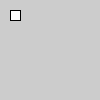
Frame 1 (no input)
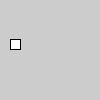
Frame 60 (the mouse pressed at the canvas centre just before this capture)
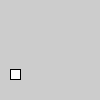
Frame 120 (the mouse held since frame 60 and released just before this capture)

The Processing sketch that drew these frames (run headless with seeded random() and noise(); from frame 60 on, the mouse is pressed at the canvas centre):

// Processing sketch: mgermain_PP2_1
// ── mgermain_PP2_1.pde
//1. Declare variables
float y = 0.0;
float x = 0.0;

//2. Set display size
void setup() {
  size(100,100);
}

//3. Draw shape. Increase increment
void draw() {
  background (204);
  //Shape
  rect(10,10+y,10,10);
  //Increment step size (add value to variable)
  y += 0.5;
}
